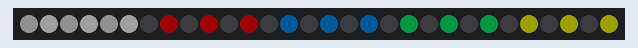
The sketch below on a simulated Arduino Uno, built with avr-gcc and run on an emulated ATmega328P. On the bench: 30 RGB LEDs in strip order, left to right. Dim RGB values are drawn brighter than linear.

Above: at 3.05 s.
At 3.45 s:
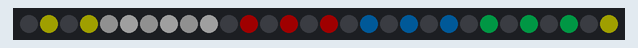
At 3.85 s:
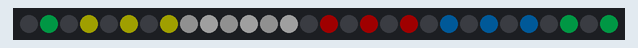
At 4.63 s:
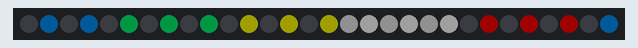
At 5.43 s:
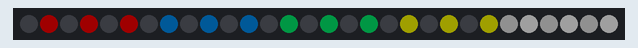
At 6.23 s:
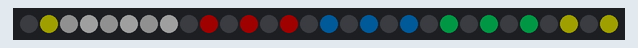

The sketch:

FastLED_XYMatrix2.ino
```cpp
// 2018/8/29 modified from FastLED example.
// Simple Scroll LED Pattern Array

#include <FastLED.h>

#define LED_PIN  8
#define COLOR_ORDER GRB
#define CHIPSET     WS2812B

#define BRIGHTNESS 32  // max brightness
#define FRAMES_PER_SECOND  120

// Params for width and height
const uint8_t kMatrixWidth = 30;
const uint8_t kMatrixHeight = 1;

#define NUM_LEDS (kMatrixWidth * kMatrixHeight)
CRGB leds_plus_safety_pixel[ NUM_LEDS + 1];
CRGB* const leds( leds_plus_safety_pixel + 1);

// Param for different pixel layouts
const bool    kMatrixSerpentineLayout = true;
// Set 'kMatrixSerpentineLayout' to false if your pixels are
// laid out all running the same way, like this:
//
//     0 >  1 >  2 >  3 >  4
//                         |
//     .----<----<----<----'
//     |
//     5 >  6 >  7 >  8 >  9
//                         |
//     .----<----<----<----'
//     |
//    10 > 11 > 12 > 13 > 14
//                         |
//     .----<----<----<----'
//     |
//    15 > 16 > 17 > 18 > 19
//
// Set 'kMatrixSerpentineLayout' to true if your pixels are
// laid out back-and-forth, like this:
//
//     0 >  1 >  2 >  3 >  4
//                         |
//                         |
//     9 <  8 <  7 <  6 <  5
//     |
//     |
//    10 > 11 > 12 > 13 > 14
//                        |
//                        |
//    19 < 18 < 17 < 16 < 15
//
// Bonus vocabulary word: anything that goes one way
// in one row, and then backwards in the next row, and so on
// is call "boustrophedon", meaning "as the ox plows."

uint16_t XYM( uint8_t x, uint8_t y,  uint8_t m)
{
  uint16_t i;

  if( kMatrixSerpentineLayout == false) {
    i = (y * kMatrixWidth) + ((x + m) % kMatrixWidth);
  }
  if( kMatrixSerpentineLayout == true) {
    if( y & 0x01) {
      // Odd rows run backwards
      uint8_t reverseX = (kMatrixWidth - 1) - ((x + m) % kMatrixWidth);
      i = (y * kMatrixWidth) + reverseX;
    } else {
      // Even rows run forwards
      i = (y * kMatrixWidth) + ((x + m) % kMatrixWidth);
    }
  }
  return i;
}

uint16_t XYsafe( uint8_t x, uint8_t y)
{
  if( x >= kMatrixWidth) return -1;
  if( y >= kMatrixHeight) return -1;
  return XYM(x,y,0);
}

//PROGMEMはなしで。
const byte ledFrame[ kMatrixWidth * kMatrixHeight * 3] = {
0x80, 0x80, 0x80,
0xFF, 0xFF, 0xFF,
0x80, 0x80, 0x80,
0xFF, 0xFF, 0xFF,
0x80, 0x80, 0x80,
0xFF, 0xFF, 0xFF,
0x00, 0x00, 0x00,
0xFF, 0x00, 0x00,
0x00, 0x00, 0x00,
0xFF, 0x00, 0x00,
0x00, 0x00, 0x00,
0xFF, 0x00, 0x00,
0x00, 0x00, 0x00,
0x00, 0x70, 0xC0,
0x00, 0x00, 0x00,
0x00, 0x70, 0xC0,
0x00, 0x00, 0x00,
0x00, 0x70, 0xC0,
0x00, 0x00, 0x00,
0x00, 0xB0, 0x50,
0x00, 0x00, 0x00,
0x00, 0xB0, 0x50,
0x00, 0x00, 0x00,
0x00, 0xB0, 0x50,
0x00, 0x00, 0x00,
0xFF, 0xFF, 0x00,
0x00, 0x00, 0x00,
0xFF, 0xFF, 0x00,
0x00, 0x00, 0x00,
0xFF, 0xFF, 0x00
};

void setup() {
  Serial.begin(115200);
  delay(3000); // 3 second delay for safe recovery

  FastLED.addLeds<CHIPSET, LED_PIN, COLOR_ORDER>(leds, NUM_LEDS).setCorrection(TypicalLEDStrip);
  FastLED.setBrightness( BRIGHTNESS );
}

float mPos = 0;     // ずらした地点
float mSpeed = 0.1; // ずらし速度 0なら動かない。マイナスなら逆転

void loop()
{

  for( byte y = 0; y < kMatrixHeight; y++) {
    for( byte x = 0; x < kMatrixWidth; x++) {
       leds[ XYM(x, y, mPos)] = CRGB ( ledFrame [  ( (y * kMatrixWidth) + x ) * 3],
           ledFrame [ ( ( (y * kMatrixWidth) + x ) * 3 ) + 1],
           ledFrame [  ( ( (y * kMatrixWidth) + x ) * 3 ) + 2] );
    }
  }

  mPos = mPos + mSpeed;
  if ( mPos >= kMatrixWidth) mPos = 0;

  FastLED.show();   // send the 'leds' array out to the actual LED strip
  FastLED.delay(1000/FRAMES_PER_SECOND);    // insert a delay to keep the framerate modest
}
```

Measured:
- by itself, everything shown: repeats every 3.0 s, in 30 steps
